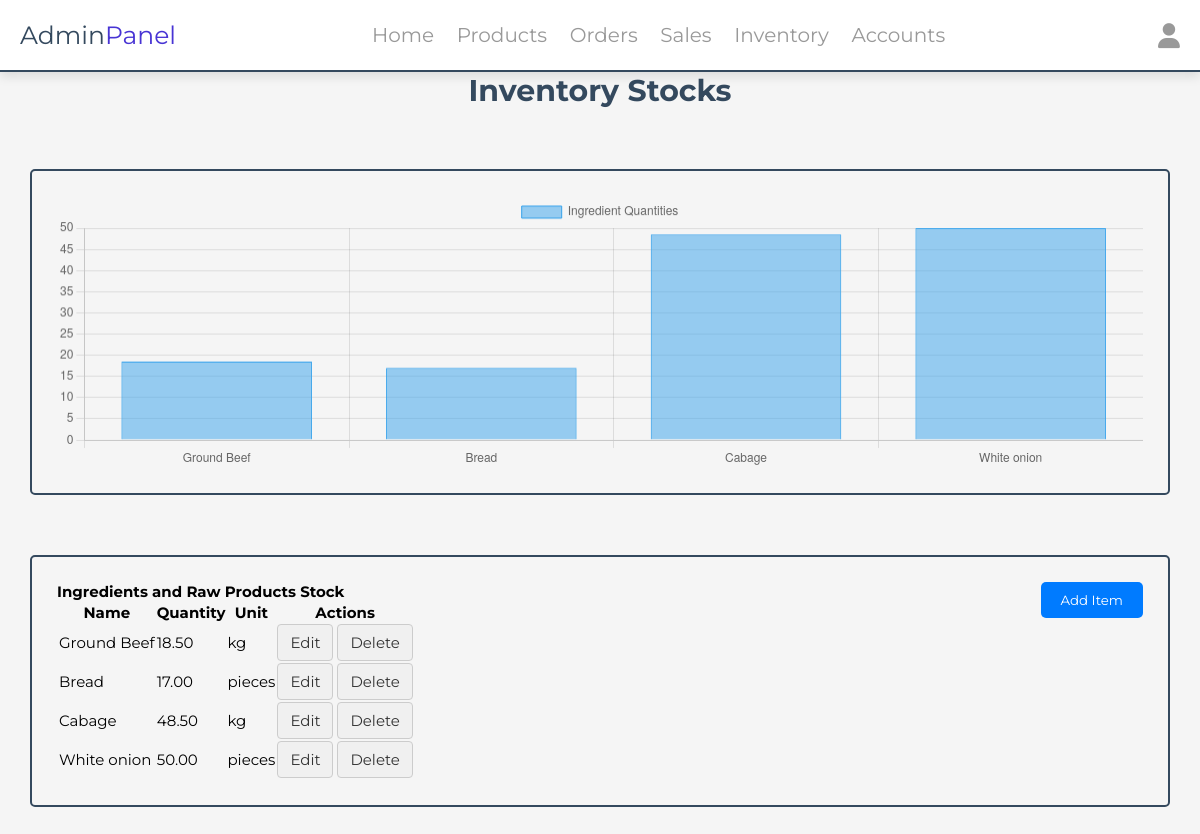
The page /admin/addInventory.php (signed in) on the database as committed earlier.
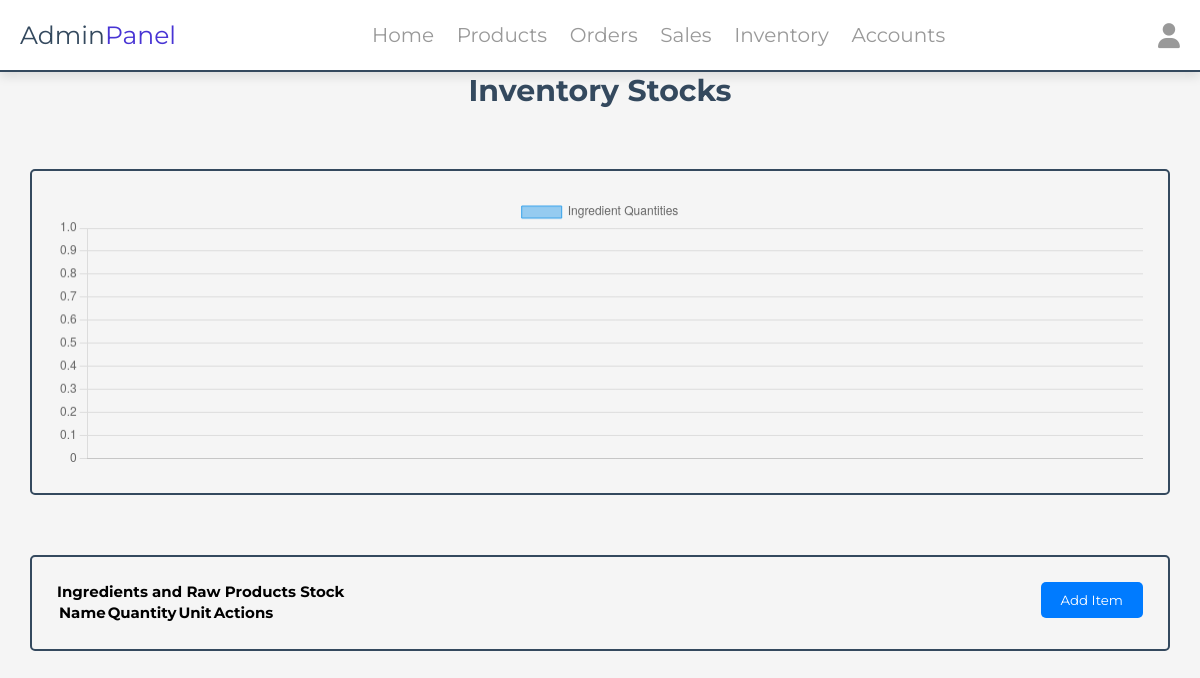
The same page on the database as committed later.
### tables this page shows
CREATE TABLE `ingredients` (
  `id` int(11) NOT NULL,
  `name` varchar(255) NOT NULL,
  `quantity` decimal(10,2) NOT NULL DEFAULT 0.00,
  `unit` varchar(50) NOT NULL
);

### admin/addInventory.php (the view, shortened to what this page needs)
<?php
include '../components/connect.php';
$stmt = $conn->prepare("SELECT name, quantity FROM ingredients");
$stmt->execute();
$ingredientData = $stmt->fetchAll(PDO::FETCH_ASSOC);
$ingredientDataJSON = json_encode($ingredientData);
?>
<!DOCTYPE html>
<html lang="en">
<head>
    <link rel="stylesheet" href="https://cdnjs.cloudflare.com/ajax/libs/font-awesome/6.1.1/css/all.min.css">
    <link rel="stylesheet" type="text/css" href="https://cdn.datatables.net/1.11.5/css/jquery.dataTables.min.css">
    <link rel="stylesheet" href="../css/admin_style.css">
</head>
<body>
    <?php include '../components/admin_header.php' ?>
    <h1 class="heading">Inventory stocks</h1>
    <div class="stock-levels-container">
        <canvas id="ingredientChart" width="800" height="200"></canvas>
    </div>
    <div class="stock-levels-container">
        <button id="openDialog" class="btn-primary right-side">Add Item</button>
        <h2>Ingredients and Raw Products Stock</h2>
        <table id="ingTable" class="display">
            <thead>
                <tr>
                    <th>Name</th>
                    <th>Quantity</th>
                    <th>Unit</th>
                    <th>Actions</th>
                </tr>
            </thead>
            <tbody>
                <?php
                    $stock_query = $conn->query("SELECT id, name, quantity, unit FROM ingredients");
                    while ($row = $stock_query->fetch(PDO::FETCH_ASSOC)) {
                    echo "<tr>
                    <td>{$row['name']}</td>
                    <td>{$row['quantity']}</td>
                    <td>{$row['unit']}</td>
                    <td>
                        <a href='update_inventory.php?update={$row['id']}' class='button-link edit-link'>Edit</a>
                        <a href='addinventory.php?delete={$row['id']}' class='button-link delete-link' onclick='return confirm(\"Are you sure you want to delete this product?\")'>Delete</a>
                    </td>
                    </tr>";
        }
        ?>
            </tbody>
        </table>
    </div>
    <script>
    $(document).ready(function() {
        $('#ingTable').DataTable(); // Initialize DataTable
    });
    // Get the dialog, open button, and cancel button elements
    var productDialog = document.getElementById('productDialog');
    var openDialogBtn = document.getElementById('openDialog');
    var cancelDialogBtn = document.getElementById('cancelDialog');
    // Function to open the dialog
    openDialogBtn.addEventListener('click', function() {
        productDialog.style.display = 'block';
    });
    // Function to close the dialog
    cancelDialogBtn.addEventListener('click', function() {
        productDialog.style.display = 'none';
    });
    // Close the dialog when clicking outside the dialog content
    window.addEventListener('click', function(event) {
        if (event.target === productDialog) {
            productDialog.style.display = 'none';
        }
    });
    // Retrieve the PHP-generated JSON data
    const ingredientData = <?php echo $ingredientDataJSON; ?>;
    // Extract names and quantities from the fetched data
    const ingredientNames = ingredientData.map(item => item.name);
    const ingredientQuantities = ingredientData.map(item => item.quantity);
    // Get the canvas element
    const ctx = document.getElementById('ingredientChart').getContext('2d');
    // Create the bar chart using Chart.js
    const ingredientChart = new Chart(ctx, {
        type: 'bar',
        data: {
            labels: ingredientNames,
            datasets: [{
                label: 'Ingredient Quantities',
                data: ingredientQuantities,
                backgroundColor: 'rgba(54, 162, 235, 0.5)',
                borderColor: 'rgba(54, 162, 235, 1)',
                borderWidth: 1
            }]
        },
        options: {
            scales: {
                y: {
                    beginAtZero: true
                }
            }
        }
    });
    </script>
</body>
</html>

Rows that differ between the two databases and show on the page:
removed ingredients: name "Ground Beef", quantity "18.50", unit "kg"
removed ingredients: name "Bread", quantity "17.00", unit "pieces"
removed ingredients: name "Cabage", quantity "48.50", unit "kg"
removed ingredients: name "White onion", quantity "50.00", unit "pieces"
Other text that changed with them:
chart data {{ $ingredientDataJSON }}: [{"name":"Ground Beef","quantity":"18.50"},{"name":"Bread","quantity":"17.00"},{"name":"Cabage","quantity":"48.50"},{"name":"White onion","quantity":"50.00"}] → []
